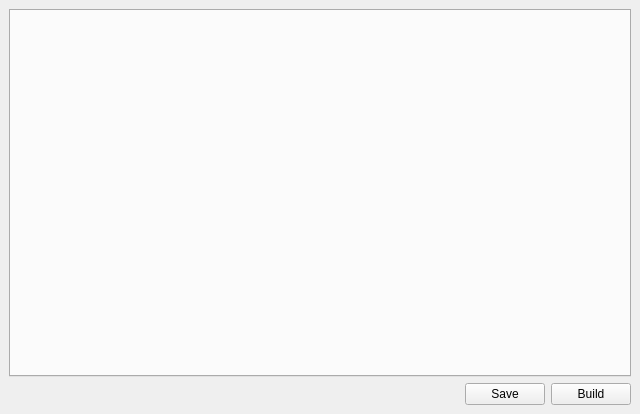
<?xml version="1.0" encoding="UTF-8"?>
<ui version="4.0">
 <class>EditorWidget</class>
 <widget class="QDockWidget" name="EditorWidget">
  <property name="geometry">
   <rect>
    <x>0</x>
    <y>0</y>
    <width>640</width>
    <height>414</height>
   </rect>
  </property>
  <property name="sizePolicy">
   <sizepolicy hsizetype="Maximum" vsizetype="Preferred">
    <horstretch>0</horstretch>
    <verstretch>0</verstretch>
   </sizepolicy>
  </property>
  <property name="minimumSize">
   <size>
    <width>640</width>
    <height>88</height>
   </size>
  </property>
  <property name="features">
   <set>QDockWidget::DockWidgetFloatable|QDockWidget::DockWidgetMovable</set>
  </property>
  <property name="windowTitle">
   <string>Editor</string>
  </property>
  <widget class="QWidget" name="dockWidgetContents">
   <layout class="QVBoxLayout" name="verticalLayout">
    <item>
     <widget class="QTabWidget" name="tab">
      <property name="font">
       <font>
        <pointsize>10</pointsize>
       </font>
      </property>
      <property name="currentIndex">
       <number>-1</number>
      </property>
      <property name="movable">
       <bool>true</bool>
      </property>
     </widget>
    </item>
    <item>
     <layout class="QHBoxLayout" name="horizontalLayout_2">
      <item>
       <spacer name="horizontalSpacer">
        <property name="orientation">
         <enum>Qt::Horizontal</enum>
        </property>
        <property name="sizeHint" stdset="0">
         <size>
          <width>40</width>
          <height>20</height>
         </size>
        </property>
       </spacer>
      </item>
      <item>
       <widget class="QPushButton" name="saveButton">
        <property name="text">
         <string>Save</string>
        </property>
       </widget>
      </item>
      <item>
       <widget class="QPushButton" name="buildButton">
        <property name="text">
         <string>Build</string>
        </property>
       </widget>
      </item>
     </layout>
    </item>
   </layout>
  </widget>
 </widget>
 <resources/>
 <connections/>
</ui>
